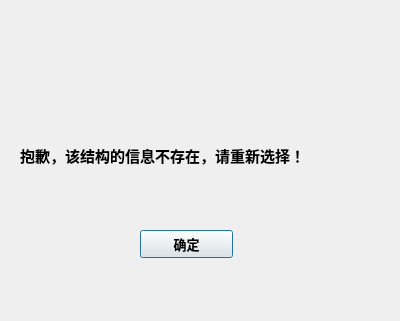
<?xml version="1.0" encoding="UTF-8"?>
<ui version="4.0">
 <class>Dialog2</class>
 <widget class="QDialog" name="Dialog2">
  <property name="geometry">
   <rect>
    <x>0</x>
    <y>0</y>
    <width>400</width>
    <height>321</height>
   </rect>
  </property>
  <property name="minimumSize">
   <size>
    <width>400</width>
    <height>321</height>
   </size>
  </property>
  <property name="maximumSize">
   <size>
    <width>400</width>
    <height>321</height>
   </size>
  </property>
  <property name="font">
   <font>
    <pointsize>12</pointsize>
   </font>
  </property>
  <property name="windowTitle">
   <string>Dialog</string>
  </property>
  <widget class="QLabel" name="label">
   <property name="geometry">
    <rect>
     <x>20</x>
     <y>90</y>
     <width>381</width>
     <height>131</height>
    </rect>
   </property>
   <property name="font">
    <font>
     <pointsize>11</pointsize>
     <weight>75</weight>
     <bold>true</bold>
    </font>
   </property>
   <property name="text">
    <string>抱歉，该结构的信息不存在，请重新选择！</string>
   </property>
  </widget>
  <widget class="QPushButton" name="pushButton">
   <property name="geometry">
    <rect>
     <x>140</x>
     <y>230</y>
     <width>93</width>
     <height>28</height>
    </rect>
   </property>
   <property name="font">
    <font>
     <pointsize>10</pointsize>
     <weight>75</weight>
     <bold>true</bold>
    </font>
   </property>
   <property name="text">
    <string>确定</string>
   </property>
  </widget>
 </widget>
 <resources/>
 <connections>
  <connection>
   <sender>pushButton</sender>
   <signal>clicked()</signal>
   <receiver>Dialog2</receiver>
   <slot>accept()</slot>
   <hints>
    <hint type="sourcelabel">
     <x>151</x>
     <y>241</y>
    </hint>
    <hint type="destinationlabel">
     <x>67</x>
     <y>216</y>
    </hint>
   </hints>
  </connection>
 </connections>
</ui>
